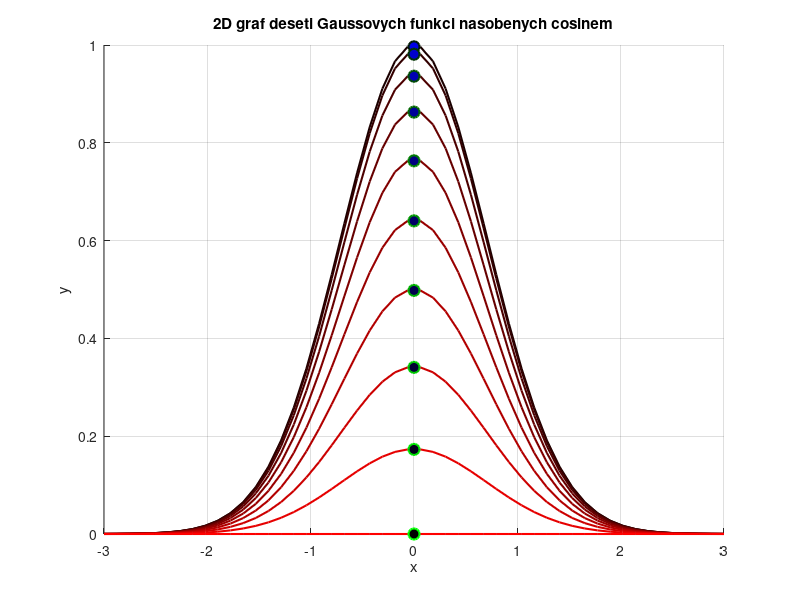

Write MATLAB code to recreate this figure.
% Daniel Simon
% Ukol #3

clear all
clc

% definicni obor grafu
x = linspace(-3,3,50);
% hodnoty pro cos(x) > 0
y = linspace(0, pi/2, 10);

% predpis Gaussovy funkce
gauss = exp(-x.^2);

% pronasobeni gauss * cos(x)
for a = 1:50
    for b = 1:10
        % ulozeni vyslednych hodnot do matice
        hodnoty(b,a) = gauss(a).*cos(y(b));
    end
end

% colormap odstinu cervene (nepouzito)
% clr = colormap(hot);

% line width
lw = 1.5;
% marker size
ms = 65;

figure
hold on
% plot 10 gaussovych krivek
for c = 1:10
    % stinovani gaussovych krivek pomoci tripetu [r g b]
    plot(x, hodnoty(c,:), ...
               'Color', [(c/10) 0 0], ...
               'LineWidth', lw)
end
% plot bodu oznacujicich maximum
for d = 1:10
    scatter(0, hodnoty(d,25),ms, ...
              'MarkerEdgeColor',[0 d/10 0], ...
              'MarkerFaceColor',[0 0 1-d/10], ...
              'LineWidth', lw)
end
hold off  
xlabel('x')
ylabel('y')
title('2D graf deseti Gaussovych funkci nasobenych cosinem')
grid
